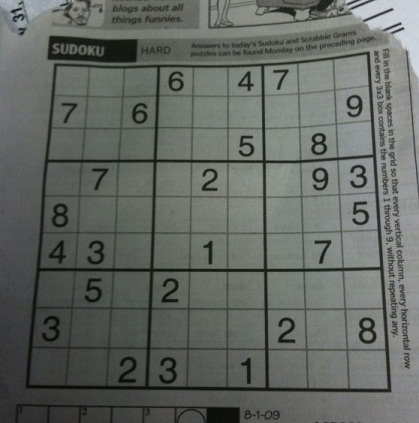
#> input picture CLASE13/sudoku.jpg, 419 x 423 px
$ python hough.py
#> lines starting #> are read from the running program, lines starting #| are printed output that depends on the picture
import cv2
import numpy as np
imagen_as_BGR = cv2.imread("sudoku.jpg")
#> imagen_as_BGR is the input picture: shape (423, 419, 3); mean B, G, R 98.9, 103.6, 99.4
imagen_as_GRAY = cv2.cvtColor(imagen_as_BGR,cv2.COLOR_BGR2GRAY)

valor_umbral_max = 100
valor_umbral_min =50
tamalo_kernel = 3
image_with_canny = cv2.Canny(imagen_as_GRAY,valor_umbral_min,valor_umbral_max,apertureSize=tamalo_kernel)
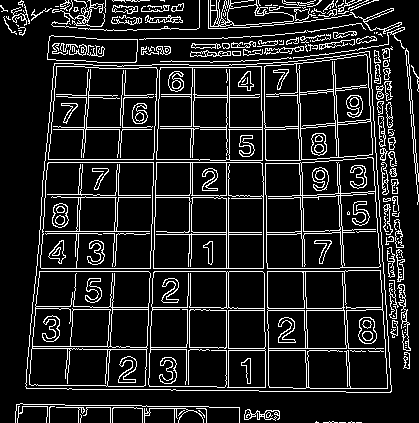
#> image_with_canny: shape (423, 419); 13% white in thin lines or dots

umbral = 175
lineas = cv2.HoughLines( image_with_canny, rho = 1, theta = np.pi/180, threshold = umbral)
#> lineas = 40 rows, first 8: [271, 1.57], [268, 1.57], [226, 0], [195, 0.0175], [162, 0.0349], [159, 0.0349], [-262, 3.12], [193, 0.0175]
print(lineas)
#| [[[ 2.7100000e+02  1.5707964e+00]]
#|  [[ 2.6800000e+02  1.5707964e+00]]
#|  [[ 2.2600000e+02  0.0000000e+00]]
#|  [[ 1.9500000e+02  1.7453292e-02]]
#|  [[ 1.6200000e+02  3.4906585e-02]]
#|  [[ 1.5900000e+02  3.4906585e-02]]
#|  [[-2.6200000e+02  3.1241393e+00]]
#|  [[ 1.9300000e+02  1.7453292e-02]]
#|  [[-2.9300000e+02  3.1066861e+00]]
#|  [[ 2.2800000e+02  0.0000000e+00]]
#|  [[ 6.2000000e+01  8.7266460e-02]]
#|  [[ 1.6200000e+02  1.5707964e+00]]
#> (further printed lines are left out)
for index in range(len(lineas)):
	print(index)
	rho = lineas[index][0][0]
	theta = lineas[index][0][1]

	a = np.cos(theta)
	b = np.sin(theta)

	x_0 = rho*a
	y_0 = rho*b

	x_1 = int(x_0 + 500*(-b))
	y_1 = int(y_0 + 500*(a))

	x_2 = int(x_0 - 500*(-b))
	y_2 = int(y_0 - 500*(a))
	cv2.line(imagen_as_BGR, (x_1,y_1), (x_2,y_2), (0,255,0),2)
#> this loop made 40 passes
#> (rho, theta, a, b, x_0, y_0, x_1, y_1) on passes 1 to 12: (271, 1.57, -4.37e-08, 1, -1.18e-05, 271, -500, 270), (268, 1.57, -4.37e-08, 1, -1.17e-05, 268, -500, 267), (226, 0, 1, 0, 226, 0, 226, 500), (195, 0.0175, 1, 0.0175, 195, 3.4, 186, 503), (162, 0.0349, 0.999, 0.0349, 161.9, 5.65, 144, 505), (159, 0.0349, 0.999, 0.0349, 158.9, 5.55, 141, 505), (-262, 3.12, -1, 0.0175, 262, -4.57, 253, -504), (193, 0.0175, 1, 0.0175, 193, 3.37, 184, 503), (-293, 3.11, -0.999, 0.0349, 292.8, -10.23, 275, -509), (228, 0, 1, 0, 228, 0, 228, 500), (62, 0.0873, 0.996, 0.0872, 61.76, 5.4, 18, 503), (162, 1.57, -4.37e-08, 1, -7.08e-06, 162, -500, 161)
#| 0
#| 1
#| 2
#| 3
#| 4
#| 5
#| 6
#| 7
#> (further printed lines are left out)
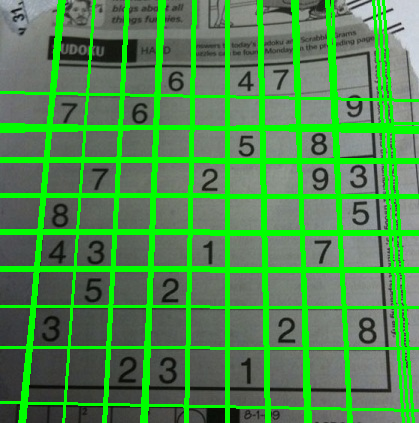
#> imagen_as_BGR: shape (423, 419, 3); mean B, G, R 78.4, 139.6, 78.8

cv2.imshow("Imagen", imagen_as_BGR)
cv2.imshow("Imagen con Canny", image_with_canny)
cv2.waitKey(0)
